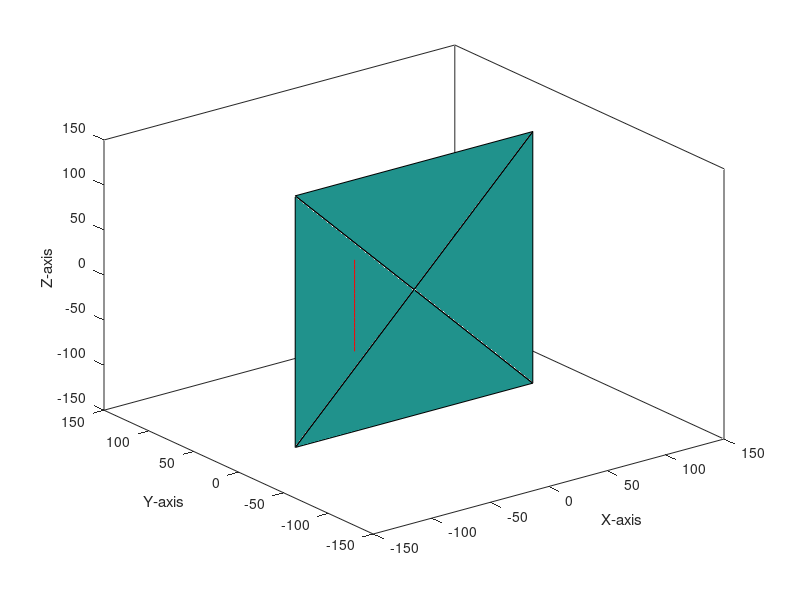

Recreate this plot in MATLAB. (Note: this script raises an error after producing the figure.)
clear all
%paper rotation 
t1 = 0;
t2 =pi;
d=11*25.4/2;
a = 8*25.4/2;
o0 = [0;0;0;1];
o1 = [a;0;d;1];
o2 = [a;0;-d;1];
o3 = [-a;0;-d;1];
o4 = [-a;0;d;1];
x = linspace(-2*25.4,-2*25.4,20);
y = linspace(0,0,20);
z = linspace(-2*25.4,2*25.4,20);

R1 = [1 0 0 0; 0 cos(t2) -sin(t2) 0;0 sin(t2) cos(t2) 0; 0 0 0 1];
R2 = [cos(t1) -sin(t1) 0 0;sin(t1) cos(t1) 0 0;0 0 1 0; 0 0 0 1];

o1 = R2*R1*o1;
o2 = R2*R1*o2;
o3 = R2*R1*o3;
o4 = R2*R1*o4;

P = [x;y;z;ones(1,20)];
P_rotated = R2*R1*P;
% figure;hold on
% plot3([o1(1),o3(1)],[o1(2),o3(2)],[o1(3),o3(3)])
% plot3([o1(1),o2(1)],[o1(2),o2(2)],[o1(3),o2(3)])
% plot3([o2(1),o4(1)],[o2(2),o4(2)],[o2(3),o4(3)])
% plot3([o4(1),o3(1)],[o4(2),o3(2)],[o4(3),o3(3)])
% hold off
% line(o2(1:3),o4(1:3));
% line(o4(1:3),o3(1:3));
% % line(o3(1:3),o1(1:3));
% X = [o1(1);o2(1);o3(1);o4(1)];
% Y = [o1(2);o2(2);o3(2);o4(2)];
% Z = [o1(3);o2(3);o3(3);o4(3)];
% figure
% mesh(X,Y,Z)
X = [o1(1) o1(1) o2(1) o4(1); o4(1) o2(1) o3(1) o3(1); 0 0 0 0];
Y = [o1(2) o1(2) o2(2) o4(2); o4(2) o2(2) o3(2) o3(2); 0 0 0 0];
Z = [o1(3) o1(3) o2(3) o4(3); o4(3) o2(3) o3(3) o3(3); 0 0 0 0];
C = [0.5000 0.5000 0.5000 0.5000 ;
     0.5000 0.5000 0.5000 0.5000 ;
     0.5000 0.5000 0.5000 0.5000];

figure
fill3(X,Y,Z,C)
xlabel('X-axis')
ylabel('Y-axis')
zlabel('Z-axis')
hold on
plot3(P(1,:),P(2,:),P(3,:),'r')
hold on
axis([-150, 150,-150 ,150,-150, 150]);

A = 4*25.4;
d = 0.01;
h = 4*A;
g0 = [0;d+4*A;h-4*A;1];

[T,J] = kenematics(0,pi/4,-pi,h,A);


gc(:,1) = g0;
q = [0;pi/4;-pi];
n = 1;
err = P_rotated(:,1) - gc(:,1);
nerr = norm(err);
for i = 1:20
    err = P_rotated(:,i) - gc(:,i);
    nerr = norm(err);
    while  nerr > 300
        err = P_rotated(:,i) - gc(:,i);
        nerr = norm(err);
        q = q+transpose(J)*err(1:3);
        gc(:,i) = kenematics(q(1),q(2),q(3),h,A)*gc(:,1);
        [T,J] = kenematics(q(1),q(2),q(3),h,A);
       n=n+1;
    end
    gc(:,i+1) = gc(:,i);
        
end

plot3(gc(1,:),gc(2,:),gc(3,:),'b')
        



